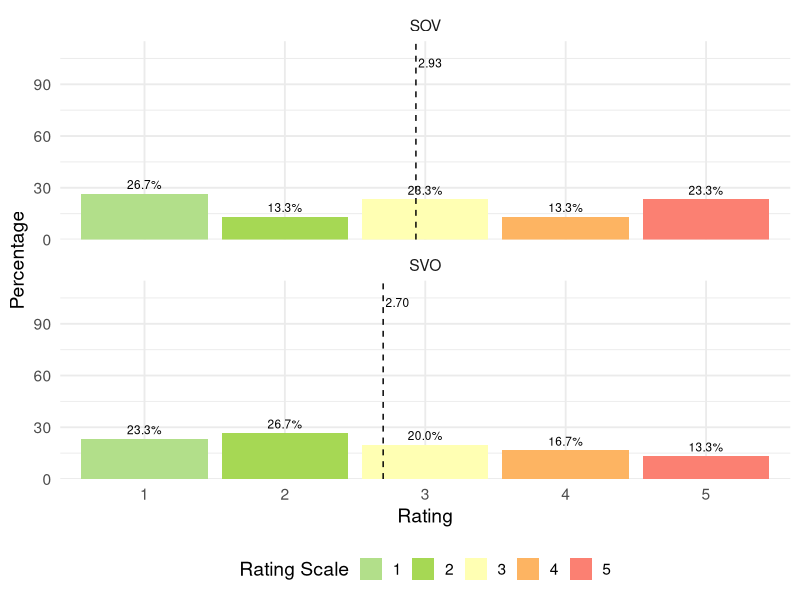
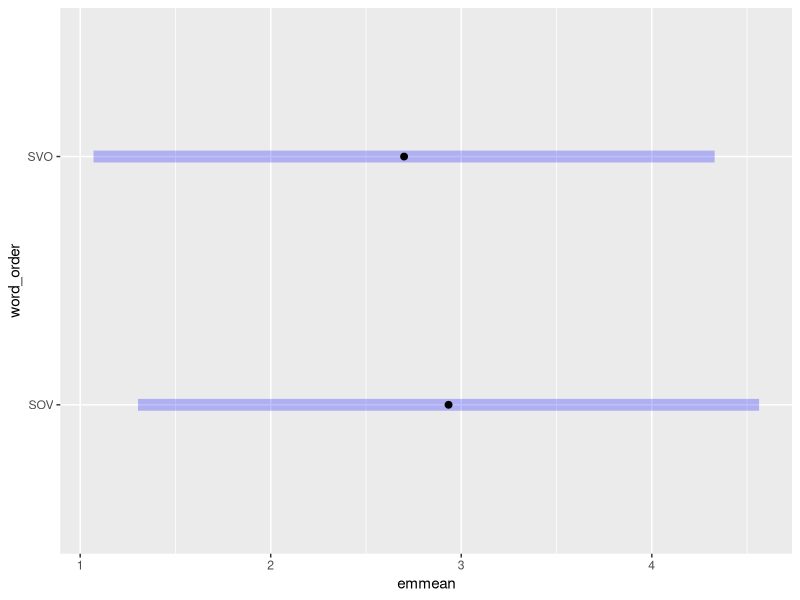

Generate these figures, in order, with R:
## ---- chunk 1
library(tibble)

# Simulate dataset: 10 subjects × 6 items
set.seed(123)
df <- tibble(
  subject = rep(1:10, each = 6),
  item = rep(1:3, each = 2, times=10),
  word_order = rep(c("SVO", "SOV"), times=3*10),
  sentence = rep(c(
    "The cat chased the mouse.",     # SVO
    "The cat the mouse chased.",     # SOV
    "She reads books every night.",  # SVO
    "She every night books reads.",  # SOV
    "They are visiting the park.",   # SVO
    "They the park are visiting."    # SOV
  ), times=10),
  rating = sample(1:5, 60, replace = TRUE)
)

# Convert to factors for modeling
df$word_order <- factor(df$word_order)
df$subject <- factor(df$subject)
df$item <- factor(df$item)

# Quick check
head(df)
## ---- chunk 2
library(ggplot2)
library(dplyr)

# calculate percentage of ratings per word_order
plot_data <- df %>%
  group_by(word_order, rating) %>%
  summarise(n = n(), .groups = "drop") %>%
  group_by(word_order) %>%
  mutate(percent = n / sum(n) * 100)

# calculate mean ratings per word_order
mean_data <- df %>%
  group_by(word_order) %>%
  summarise(mean_rating = mean(as.numeric(as.character(rating))), .groups = "drop")

# colors for 5-point scale
colors <- c("#b2df8a", "#a6d854", "#ffffb3", "#fdb462", "#fb8072")

# transform rating to ordinal for the plot
plot_data$rating <- factor(plot_data$rating, levels = 1:5)

# Plot
ggplot(plot_data, aes(x = rating, y = percent, fill = rating)) +
  geom_bar(stat = "identity") +
  geom_text(aes(label = sprintf("%.1f%%", percent)), vjust = -0.5, size = 3) +
  facet_wrap(~word_order, ncol = 1) +
  geom_vline(
    data = mean_data,
    aes(xintercept = mean_rating),
    linetype = "dashed",
    color = "black",
    linewidth = 0.5
    ) +
  geom_text(
    data = mean_data,
    aes(x = mean_rating, y = 105, label = sprintf("%.2f", mean_rating)),
    inherit.aes = FALSE,
    vjust = 1,
    hjust = -0.1,
    size = 3
    ) +
  scale_fill_manual(values = colors) +
  scale_y_continuous(limits = c(0, 115), expand = c(0, 0)) +
  labs(
    x = "Rating",
    y = "Percentage",
    fill = "Rating Scale"
    ) +
  theme_minimal(base_size = 14) +
  theme(legend.position = "bottom")
## ---- chunk 3
library(lmerTest)

# Linear Mixed Model (LMM)
m <- lmer(rating ~ word_order 
          + (1|subject) # adds a random intercept for each participant
          + (1|item), # adds a random intercept for each item
          data = df)
summary(m)
## ---- chunk 4
library(emmeans)
# you need to choose the right adjustment family depending on your data
pairs(emmeans(m, ~ word_order), adjust = "tukey")
## ---- chunk 5
# plot predicted mean acceptability rating
emm <- emmeans(m, ~ word_order)
df$rating <- factor(df$rating, ordered = TRUE, levels = 1:5)
plot(emm)
## ---- chunk 6
library(ordinal)

# Cumulative Link Mixed Model (CLMM) --> more conservative
df$rating <- factor(df$rating, ordered = TRUE, levels = 1:5)
m2 <- clmm(rating ~ word_order + (1|subject) + (1|item), data = df)
summary(m2)
